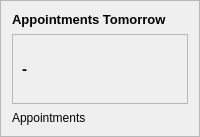
                                   <widget class="QFrame" name="card1_7">
                                    <property name="sizePolicy">
                                     <sizepolicy hsizetype="Preferred" vsizetype="Expanding">
                                      <horstretch>0</horstretch>
                                      <verstretch>0</verstretch>
                                     </sizepolicy>
                                    </property>
                                    <property name="maximumSize">
                                     <size>
                                      <width>16667</width>
                                      <height>16667</height>
                                     </size>
                                    </property>
                                    <property name="frameShape">
                                     <enum>QFrame::StyledPanel</enum>
                                    </property>
                                    <property name="frameShadow">
                                     <enum>QFrame::Raised</enum>
                                    </property>
                                    <layout class="QVBoxLayout" name="verticalLayout_38">
                                     <property name="spacing">
                                      <number>7</number>
                                     </property>
                                     <property name="leftMargin">
                                      <number>11</number>
                                     </property>
                                     <property name="topMargin">
                                      <number>11</number>
                                     </property>
                                     <property name="rightMargin">
                                      <number>11</number>
                                     </property>
                                     <property name="bottomMargin">
                                      <number>11</number>
                                     </property>
                                     <item>
                                      <widget class="QLabel" name="label_67">
                                       <property name="minimumSize">
                                        <size>
                                         <width>0</width>
                                         <height>0</height>
                                        </size>
                                       </property>
                                       <property name="maximumSize">
                                        <size>
                                         <width>300</width>
                                         <height>16777215</height>
                                        </size>
                                       </property>
                                       <property name="font">
                                        <font>
                                         <pointsize>10</pointsize>
                                         <weight>75</weight>
                                         <bold>true</bold>
                                        </font>
                                       </property>
                                       <property name="styleSheet">
                                        <string notr="true">color: rgb(0, 0, 0);
background-color: none;
font-size:10pt;</string>
                                       </property>
                                       <property name="text">
                                        <string>Appointments Tomorrow</string>
                                       </property>
                                      </widget>
                                     </item>
                                     <item>
                                      <widget class="QFrame" name="frame_38">
                                       <property name="styleSheet">
                                        <string notr="true">background-color:none;</string>
                                       </property>
                                       <property name="frameShape">
                                        <enum>QFrame::StyledPanel</enum>
                                       </property>
                                       <property name="frameShadow">
                                        <enum>QFrame::Raised</enum>
                                       </property>
                                       <layout class="QHBoxLayout" name="horizontalLayout_45">
                                        <item>
                                         <widget class="QLabel" name="num_app_tm">
                                          <property name="font">
                                           <font>
                                            <pointsize>11</pointsize>
                                            <weight>75</weight>
                                            <bold>true</bold>
                                           </font>
                                          </property>
                                          <property name="styleSheet">
                                           <string notr="true">color: rgb(0, 0, 0);
font-size:11pt;</string>
                                          </property>
                                          <property name="text">
                                           <string>-</string>
                                          </property>
                                         </widget>
                                        </item>
                                        <item>
                                         <widget class="QLabel" name="label_68">
                                          <property name="minimumSize">
                                           <size>
                                            <width>50</width>
                                            <height>50</height>
                                           </size>
                                          </property>
                                          <property name="maximumSize">
                                           <size>
                                            <width>70</width>
                                            <height>70</height>
                                           </size>
                                          </property>
                                          <property name="text">
                                           <string/>
                                          </property>
                                          <property name="pixmap">
                                           <pixmap resource="scheduler -py full/icons.qrc">:/icons/appointment.png</pixmap>
                                          </property>
                                          <property name="scaledContents">
                                           <bool>true</bool>
                                          </property>
                                         </widget>
                                        </item>
                                       </layout>
                                      </widget>
                                     </item>
                                     <item>
                                      <widget class="QLabel" name="label_69">
                                       <property name="font">
                                        <font/>
                                       </property>
                                       <property name="styleSheet">
                                        <string notr="true">background-color:none;
color: rgb(0, 0, 0);</string>
                                       </property>
                                       <property name="text">
                                        <string>Appointments</string>
                                       </property>
                                      </widget>
                                     </item>
                                    </layout>
                                   </widget>
